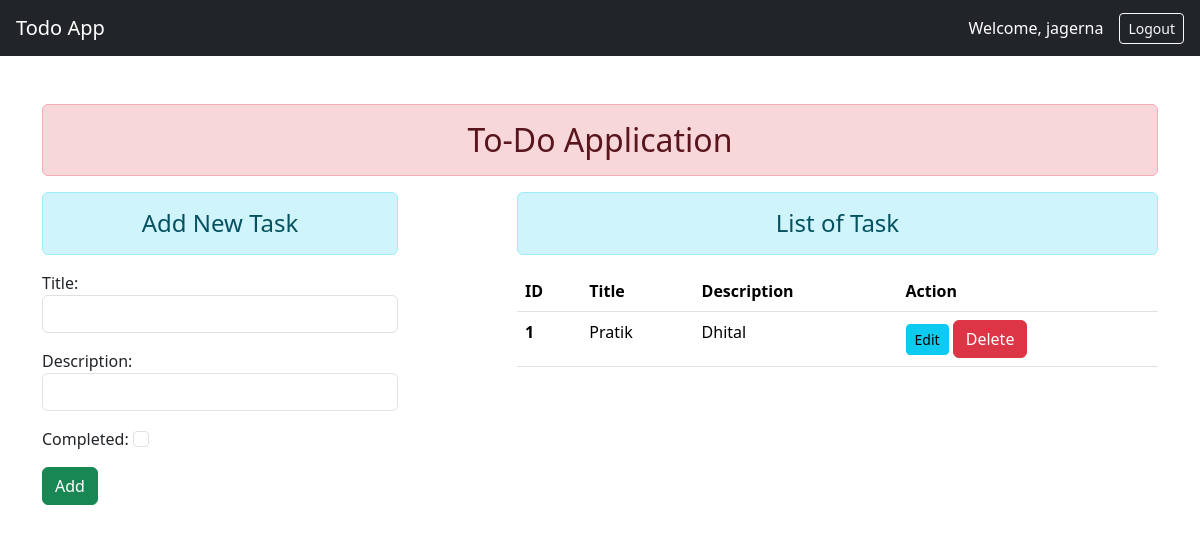
The page / (signed in) on the database as committed earlier.
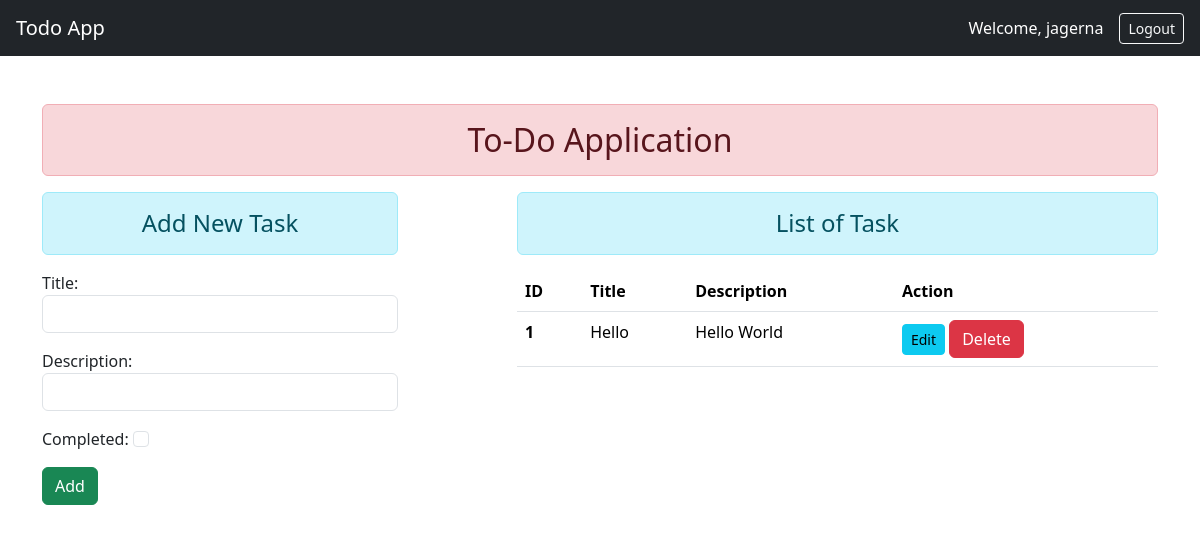
The same page on the database as committed later.
### users/models.py (models this page shows, shortened)
class Task(models.Model):
    user = models.ForeignKey(User, on_delete=models.CASCADE)
    title = models.CharField(max_length = 100)
    description = models.TextField(max_length=500)
    created_at = models.DateTimeField(auto_now_add=True)
    completed = models.BooleanField(default=False)

### users/views.py (the view)
# urls.py: path('', list_and_add_task, name='list-and-add-task'),
@login_required
def list_and_add_task(request):
    tasks = Task.objects.filter(user = request.user)
    if request.method == 'POST':
        form = TaskForm(request.POST)
        if form.is_valid():
            task = form.save(commit=False)
            task.user = request.user
            task.save()
            return redirect('list-and-add-task')
    else:
        form = TaskForm()
    task = Task.objects.filter(user=request.user)
    return render(request, 'users/list_and_add_task.html', {'task': task, 'form': form})

### users/forms.py
class TaskForm(forms.ModelForm):
    class Meta:
        model = Task
        fields = ['title', 'description', 'completed']
        widgets = {
            'title' : forms.TextInput(attrs={'class': 'form-control'}),
            'description' : forms.TextInput(attrs={'class': 'form-control'}),
            'completed' : forms.CheckboxInput(attrs={'class': 'form-check-input'})
        }

### users/templates/users/list_and_add_task.html (shortened to what this page needs)
{% extends "users/base.html" %}
{% block content %}
<div class="row">
    <div class="col-sm-4">
        <h4 class="text-center alert alert-info">Add New Task</h4>
        <form action="" method="POST">
            {{form.as_p}}
            <input type="submit" class="btn btn-success" value="Add">
        </form>
    </div>
    <div class="col-sm-7 offset-1">
        <h4 class="text-center alert alert-info">List of Task</h4>
        {% if task %}
        <table class="table table-hover">
            <thead>
                <tr>
                    <th scope="col">ID</th>
                    <th scope="col">Title</th>
                    <th scope="col">Description</th>
                    <th scope="col">Action</th>
                </tr>
            </thead>
            <tbody>
                {% for tas in task %}
                <tr>
                    <th scope="row">{{ forloop.counter }}</th>
                    <td>{{tas.title}}</td>
                    <td>{{tas.description}}</td>
                    <td>
                        <a href="{% url 'update_task' tas.id %}" class="btn btn-info btn-sm">Edit</a>
                        <form action="{% url 'delete_task' tas.id %}" method="POST" class="d-inline">
                            <input type="submit" class="btn btn-danger" value="Delete">
                        </form>
                    </td>
                </tr>
                {% endfor %}
            </tbody>
        </table>
        {% else %}
        <h4 class="text-center alert alert-warnning">No Records Found!</h4>
        {% endif %}
    </div>
</div>
{% endblock content %}

Rows that differ between the two databases and show on the page:
removed Task: title "Pratik", description "Dhital"
added Task: title "Hello", description "Hello World"
